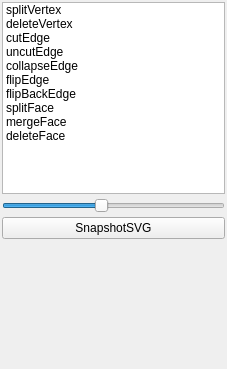
<?xml version="1.0" encoding="UTF-8"?>
<ui version="4.0">
 <class>DockWidget</class>
 <widget class="QDockWidget" name="DockWidget">
  <property name="geometry">
   <rect>
    <x>0</x>
    <y>0</y>
    <width>227</width>
    <height>369</height>
   </rect>
  </property>
  <property name="minimumSize">
   <size>
    <width>150</width>
    <height>250</height>
   </size>
  </property>
  <property name="windowTitle">
   <string>Interface</string>
  </property>
  <widget class="QWidget" name="dockWidgetContents">
   <property name="enabled">
    <bool>true</bool>
   </property>
   <property name="sizePolicy">
    <sizepolicy hsizetype="Preferred" vsizetype="Preferred">
     <horstretch>0</horstretch>
     <verstretch>0</verstretch>
    </sizepolicy>
   </property>
   <property name="minimumSize">
    <size>
     <width>150</width>
     <height>200</height>
    </size>
   </property>
   <layout class="QGridLayout" name="gridLayout">
    <property name="margin">
     <number>2</number>
    </property>
    <property name="spacing">
     <number>4</number>
    </property>
    <item row="0" column="0">
     <layout class="QVBoxLayout" name="verticalLayout">
      <item>
       <widget class="QListWidget" name="listOper">
        <property name="focusPolicy">
         <enum>Qt::NoFocus</enum>
        </property>
        <item>
         <property name="text">
          <string>splitVertex</string>
         </property>
        </item>
        <item>
         <property name="text">
          <string>deleteVertex</string>
         </property>
        </item>
        <item>
         <property name="text">
          <string>cutEdge</string>
         </property>
        </item>
        <item>
         <property name="text">
          <string>uncutEdge</string>
         </property>
        </item>
        <item>
         <property name="text">
          <string>collapseEdge</string>
         </property>
        </item>
        <item>
         <property name="text">
          <string>flipEdge</string>
         </property>
        </item>
        <item>
         <property name="text">
          <string>flipBackEdge</string>
         </property>
        </item>
        <item>
         <property name="text">
          <string>splitFace</string>
         </property>
        </item>
        <item>
         <property name="text">
          <string>mergeFace</string>
         </property>
        </item>
        <item>
         <property name="text">
          <string>deleteFace</string>
         </property>
        </item>
       </widget>
      </item>
      <item>
       <widget class="QSlider" name="widthSlider">
        <property name="minimum">
         <number>1</number>
        </property>
        <property name="maximum">
         <number>10</number>
        </property>
        <property name="value">
         <number>5</number>
        </property>
        <property name="orientation">
         <enum>Qt::Horizontal</enum>
        </property>
       </widget>
      </item>
      <item>
       <widget class="QPushButton" name="svg">
        <property name="text">
         <string>SnapshotSVG</string>
        </property>
       </widget>
      </item>
      <item>
       <spacer name="verticalSpacer">
        <property name="orientation">
         <enum>Qt::Vertical</enum>
        </property>
        <property name="sizeHint" stdset="0">
         <size>
          <width>20</width>
          <height>40</height>
         </size>
        </property>
       </spacer>
      </item>
     </layout>
    </item>
   </layout>
  </widget>
 </widget>
 <resources/>
 <connections/>
</ui>
